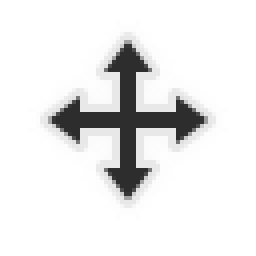
#> input picture src/pixmaps/dark/x2/all-scroll.png, 64 x 64 px (shown 4 times larger)
$ python make-dark-arrow-png.py pixmaps/dark/x2
#> lines starting #> are read from the running program, lines starting #| are printed output that depends on the picture
#!/usr/bin/env python3
"""Recolor monochrome cursor PNGs for dark theme (fallback when Inkscape is missing)."""

from __future__ import annotations

import sys
from pathlib import Path

from PIL import Image

DARK_FILL = (0x2D, 0x2D, 0x2D)
LIGHT_STROKE = (0xE8, 0xE8, 0xE8)


def _is_wait_cursor(name: str) -> bool:
    if name == "wait":
        return True
    return name.startswith("wait-")


def _is_red_prohibition(r: int, g: int, b: int) -> bool:
    return r >= 90 and r >= g + 8 and r >= b + 8


def _in_not_allowed_white_disc(x: int, y: int, w: int, h: int) -> bool:
    bx = 16.075 * w / 32
    by = 15.925 * h / 32
    r = 10.0 * w / 32
    return (x - bx) ** 2 + (y - by) ** 2 <= r * r


def _in_dnd_badge_white_disc(x: int, y: int, w: int, h: int) -> bool:
    bx = 25.5 * w / 32
    by = 24.5 * h / 32
    r = 5.5 * w / 32
    return (x - bx) ** 2 + (y - by) ** 2 <= r * r


def _keep_accent(r: int, g: int, b: int) -> bool:
    mx, mn = max(r, g, b), min(r, g, b)
    sat = mx - mn
    if sat < 40:
        return False
    if b >= r + 25 and b >= g + 15 and mx > 90:
        return True
    if g >= r + 20 and g >= b + 10 and mx > 90:
        return True
    if r >= g + 25 and r >= b + 25 and mx > 100:
        return True
    return sat > 70 and mx > 120


def recolor_pixel(
    r: int,
    g: int,
    b: int,
    a: int,
    *,
    x: int = 0,
    y: int = 0,
    w: int = 1,
    h: int = 1,
    stem: str = "",
) -> tuple[int, int, int, int]:
    if a < 8:
        return r, g, b, a
    if _is_red_prohibition(r, g, b) or _keep_accent(r, g, b):
        return r, g, b, a
    lum = (r + g + b) / 3
    if stem == "not-allowed" and _in_not_allowed_white_disc(x, y, w, h) and lum >= 160:
        return r, g, b, a
    if stem == "dnd-no-drop" and _in_dnd_badge_white_disc(x, y, w, h) and lum >= 160:
        return r, g, b, a
    if lum >= 190:
        return (*DARK_FILL, a)
    if lum <= 50:
        return (*LIGHT_STROKE, a)
    if lum <= 130 and max(r, g, b) - min(r, g, b) < 35:
        v = max(0, int(lum * 0.55))
        return v, v, v, a
    return r, g, b, a


def recolor_image(path: Path) -> bool:
    img = Image.open(path).convert("RGBA")
#> img is the input picture: PIL image 64x64 RGBA; mean R, G, B, A 228.4, 228.4, 228.4, 50.3
    px = img.load()
    changed = False
    w, h = img.size
#> w = 64; h = 64
    stem = path.stem
    for y in range(h):
        for x in range(w):
            old = px[x, y]
            new = recolor_pixel(*old, x=x, y=y, w=w, h=h, stem=stem)
            if new != old:
                px[x, y] = new
                changed = True
    if changed:
        img.save(path, optimize=True)
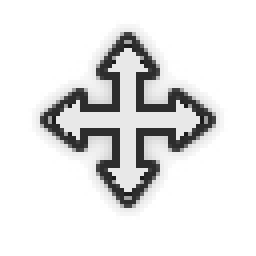
#> saved as all-scroll.png: PIL image 64x64 RGBA (shown 4 times larger); mean R, G, B, A 202, 202, 202, 50.3; transparent parts drawn white
    return changed


def main() -> int:
    if len(sys.argv) != 2:
        print(f"usage: {sys.argv[0]} <png-directory>", file=sys.stderr)
        return 2
    directory = Path(sys.argv[1])
    if not directory.is_dir():
        print(f"not a directory: {directory}", file=sys.stderr)
        return 1
    touched = 0
    for path in sorted(directory.glob("*.png")):
        if _is_wait_cursor(path.stem):
            continue
        if recolor_image(path):
            touched += 1
#> pass 2 of the loop in main, `for path in sorted(directory.glob("*.png")):`:
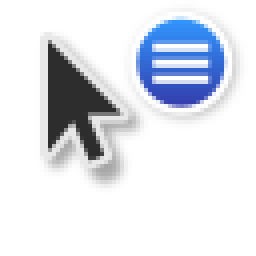
#> input picture src/pixmaps/dark/x2/context-menu.png, 64 x 64 px (shown 4 times larger)
#> in recolor_image, img is the input picture: PIL image 64x64 RGBA; mean R, G, B, A 188, 192, 199.7, 64.6
#> in recolor_image (call 2), `img.save(path, optimize=True)`:
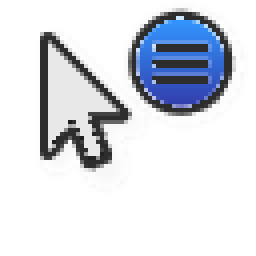
#> saved as context-menu.png: PIL image 64x64 RGBA (shown 4 times larger); mean R, G, B, A 193.8, 197.6, 205, 64.6; transparent parts drawn white
    print(f"recolored {touched} cursor(s) in {directory}")
    return 0


if __name__ == "__main__":
    raise SystemExit(main())
#> (the program exits here)
